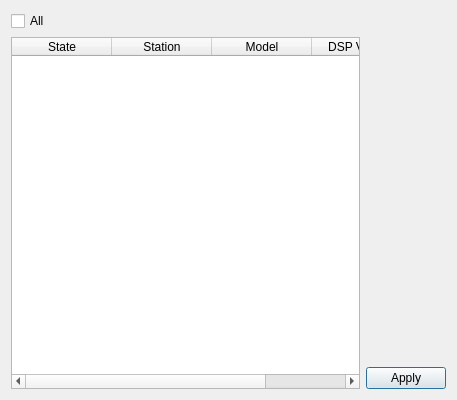
<?xml version="1.0" encoding="UTF-8"?>
<ui version="4.0">
 <class>HalfAutoDialog</class>
 <widget class="QDialog" name="HalfAutoDialog">
  <property name="geometry">
   <rect>
    <x>0</x>
    <y>0</y>
    <width>457</width>
    <height>400</height>
   </rect>
  </property>
  <property name="windowTitle">
   <string>Dialog</string>
  </property>
  <layout class="QHBoxLayout" name="horizontalLayout">
   <item>
    <layout class="QVBoxLayout" name="verticalLayout">
     <item>
      <widget class="QCheckBox" name="checkBox_all">
       <property name="text">
        <string>All</string>
       </property>
      </widget>
     </item>
     <item>
      <widget class="QTableWidget" name="tableWidget">
       <column>
        <property name="text">
         <string>State</string>
        </property>
       </column>
       <column>
        <property name="text">
         <string>Station</string>
        </property>
       </column>
       <column>
        <property name="text">
         <string>Model</string>
        </property>
       </column>
       <column>
        <property name="text">
         <string>DSP Version</string>
        </property>
       </column>
      </widget>
     </item>
    </layout>
   </item>
   <item>
    <layout class="QVBoxLayout" name="verticalLayout_2">
     <item>
      <spacer name="verticalSpacer">
       <property name="orientation">
        <enum>Qt::Vertical</enum>
       </property>
       <property name="sizeHint" stdset="0">
        <size>
         <width>20</width>
         <height>350</height>
        </size>
       </property>
      </spacer>
     </item>
     <item>
      <widget class="QPushButton" name="btn_apply">
       <property name="text">
        <string>Apply</string>
       </property>
      </widget>
     </item>
    </layout>
   </item>
  </layout>
 </widget>
 <resources/>
 <connections/>
</ui>
